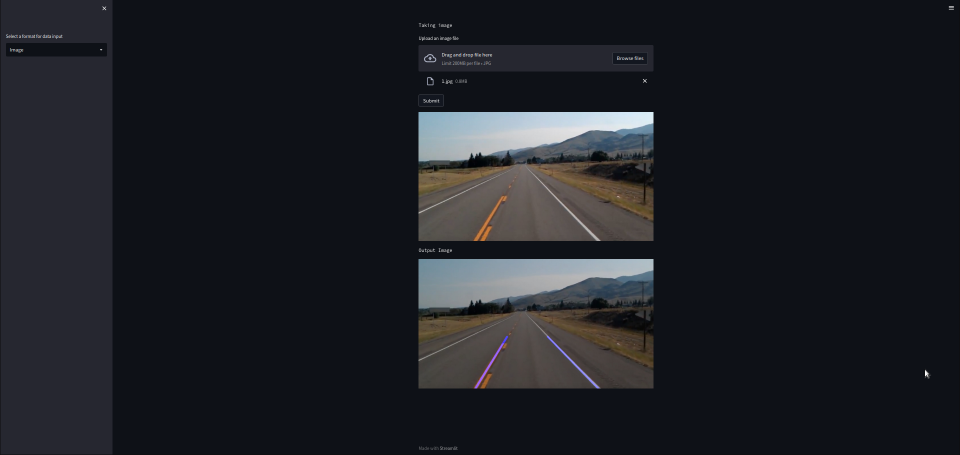
#> input picture ss_lane_image.png, 1920 x 910 px (shown at 1/2 size)
$ python -i processing.py   (imports and definitions only)
#> lines starting #> are read from the running program, lines starting #| are printed output that depends on the picture; after the words box and inside, x2 and y2 are one past the last pixel; in counts of white or black regions, pixels touching at a corner belong together
import cv2
import numpy as np


def canny(lane_image) :
    gray = cv2.cvtColor(lane_image , cv2.COLOR_RGB2GRAY)

    # displaying the grayscale image
    #cv2.imshow('gray image' , gray)

    # using a gaussian blur to reduce the noice in the grayscale image
    blur = cv2.GaussianBlur(gray , (5,5) , 0)

    # canny image
    canny = cv2.Canny(blur , 50 , 150)
    # low threshold => 50
    # high threshold => 150

    return canny

def regionOfInterest(image) :
    # return the enclosed region of the field of view
    height = image.shape[0]
    # the height is the image.shape[0]
    polygons = np.array([[(250 , height) , (1100 , height) , (500 , 250)]])
    # (0,500) => width and height
    # we have defined 3 points, and it will form a triangle in the 3 points which will be our region of interest

    mask = np.zeros_like(image)

    # filling the mask with the triangle
    cv2.fillPoly(mask , polygons , 255)

    masked_image = cv2.bitwise_and(image , mask)
    return masked_image


def display_lines(image , lines) :
    # function to display the hough lines
    line_image = np.zeros_like(image)
    if lines is not None :
        for line in lines :
            x1 , y1 , x2 , y2 = line.reshape(4)
            # reshaping the line into 4 1D array with 4 elements

            # creating a line connecting these 2 points
            cv2.line(line_image , (x1 , y1) , (x2 , y2) , (255 , 0) , thickness = 10)

    return line_image

def make_coordinates(image , line_parameters ) :
    # wrapping the slope and the intercept in a try and except block
    try :
        slope , intercept = line_parameters
    except :
        slope , intercept = 0,0
        # if, the slope and the intercept value cannot be extracted from the line_paramters
        # then set then to 0

    y1 = image.shape[0]
    y2 = int(y1*(3/5))
    x1 = int((y1-intercept)/slope)
    x2 = int((y2-intercept)/slope)

    return np.array([x1,y1,x2,y2])


def average_slope_intercept(image , lines ) :
    left_fit = []
    right_fit = []

    for line in lines :
        # reshape each line in 1D array
        x1,y1,x2,y2 = line.reshape(4)
        parameters = np.polyfit((x1 , x2), (y1 , y2) , 1)
        slope = parameters[0]
        intercept = parameters[1]

        if slope < 0 :
            # appending the coordinates in the tuple
            left_fit.append((slope , intercept))
        else :
            right_fit.append((slope, intercept))

    left_line = np.array([0,0,0,0])
    right_line = np.array([0,0,0,0])

    if left_fit :
        # if left_fit is not 0
        left_fit_average = np.average(left_fit , axis = 0)
        # get the average left fit
        print(left_fit_average , 'left')
        left_line = make_coordinates(image , line_parameters= left_fit_average)

    if right_fit :
        right_fit_average = np.average(right_fit , axis=0)
        # get the average right fit
        print(right_fit_average , 'right')
        right_line = make_coordinates(image , right_fit_average)


    return np.array([left_line , right_line])


def image_processing(image  ) :
    lane_image = np.copy(image)
    # creating a copy of the array
    # any changes made in the lane_image is reflected back in the image
    # passing the image to canny function
    canny_image = canny(lane_image)
    #cv2.imshow('result' , canny)

    # plotting the image
    # NOTE ! => opencv follows BGR format for image, whereas matplotlib follows RGB format
    #plt.imshow(canny_image)
    #plt.show()


    cropped_image = regionOfInterest(canny_image)
    #cv2.imshow('cropped image' , cropped_image)

    lines = cv2.HoughLinesP(cropped_image ,2 , np.pi/100 , 100 , np.array([]) , minLineLength = 40 , maxLineGap = 5)
    averaged_lines = average_slope_intercept(lane_image , lines)
    line_image = display_lines(lane_image , averaged_lines)

    overlapImage = cv2.addWeighted(lane_image , 0.8 , line_image ,1 , 1)
    # 1 => weight
    # 1 => gamma value

    # display the line image
    # cv2.imshow('line image' , overlapImage)

    return overlapImage

>>> import cv2
>>> picture = cv2.cvtColor(cv2.imread('ss_lane_image.png'), cv2.COLOR_BGR2RGB)
>>> result = image_processing(picture)
#> in canny, `canny = cv2.Canny(blur , 50 , 150)`:
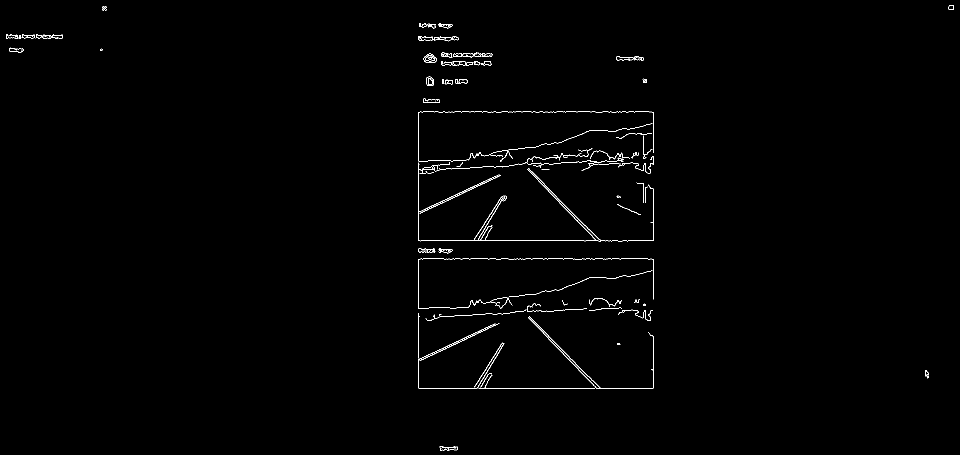
#> canny: shape (910, 1920) (shown at 1/2 size); 0.68% white in thin lines or dots
#> in regionOfInterest, `cv2.fillPoly(mask , polygons , 255)`:
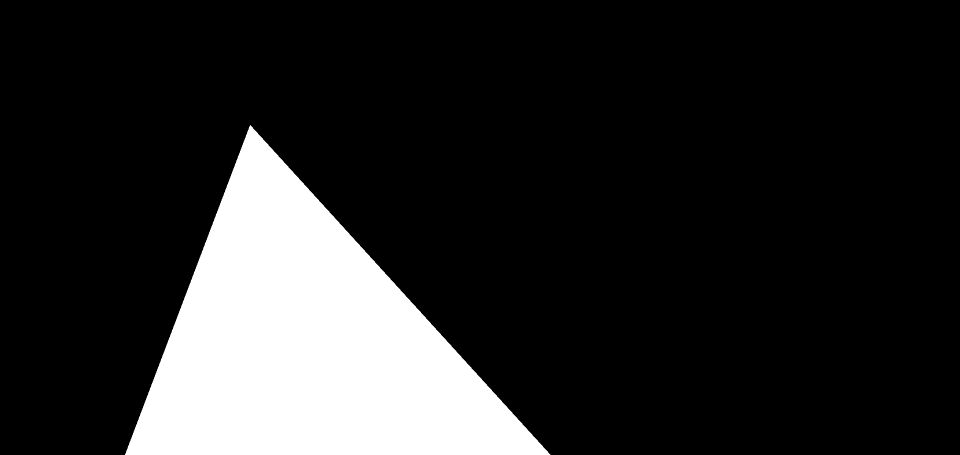
#> mask: shape (910, 1920) (shown at 1/2 size); 16.1% white; 1 white region, box (x1, y1, x2, y2) and area: (250, 250, 1101, 910) 281160
#> in regionOfInterest, `masked_image = cv2.bitwise_and(image , mask)`:
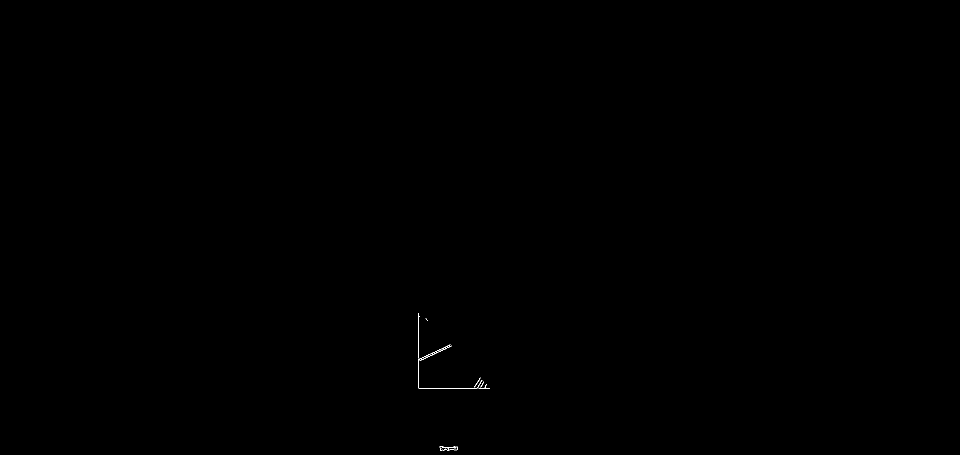
#> masked_image: shape (910, 1920) (shown at 1/2 size); 0.04% white in thin lines or dots, all inside (x1, y1, x2, y2) = (836, 627, 980, 901)
#> in image_processing, `lines = cv2.HoughLinesP(cropped_image ,2 , np.pi/100 , 100 , np.array(..`: lines = [[837, 752, 837, 627], [837, 776, 979, 776]]
#> the loop in average_slope_intercept, `for line in lines :` made 2 passes
#> (x1, y1, x2, y2, slope, intercept) on passes 1 to 2: (837, 752, 837, 627, 0.412, 344.7), (837, 776, 979, 776, 2.96e-16, 776)
#> after the loop in average_slope_intercept, `for line in lines :`: left_fit = []; right_fit = [(0.412, 344.7), (2.96e-16, 776)]
#> in average_slope_intercept, `right_fit_average = np.average(right_fit , axis=0)`: right_fit_average = [0.206, 560.4]
#| [2.05943847e-01 5.60375000e+02] right
#> in make_coordinates, `slope , intercept = line_parameters`: slope = 0.206; intercept = 560.4
#> in make_coordinates, `x1 = int((y1-intercept)/slope)`: x1 = 1697
#> in make_coordinates, `x2 = int((y2-intercept)/slope)`: x2 = -69
#> in average_slope_intercept, `right_line = make_coordinates(image , right_fit_average)`: right_line = [1697, 910, -69, 546]
#> in image_processing, `averaged_lines = average_slope_intercept(lane_image , lines)`: averaged_lines = [[0, 0, 0, 0], [1697, 910, -69, 546]]
#> the loop in display_lines, `for line in lines :` made 2 passes
#> in image_processing, `overlapImage = cv2.addWeighted(lane_image , 0.8 , line_image ,1 , 1)`:
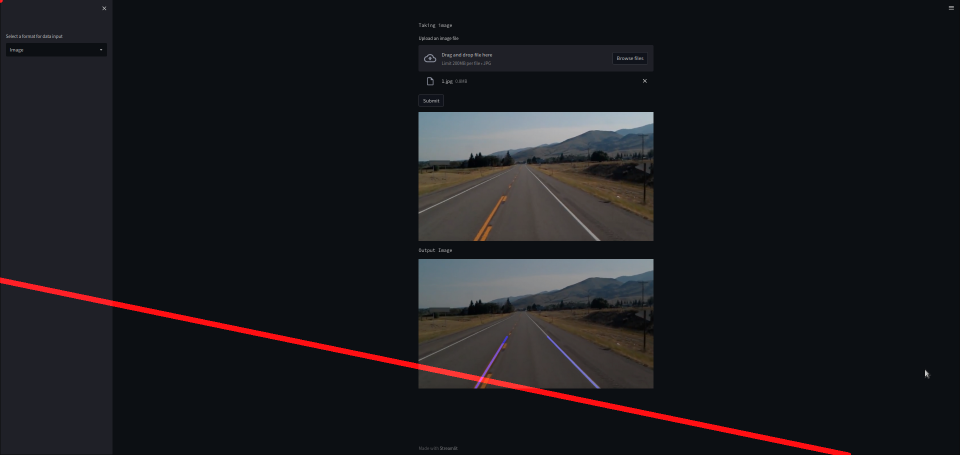
#> overlapImage: shape (910, 1920, 3) (shown at 1/2 size); mean R, G, B 26.8, 26.5, 30.2
